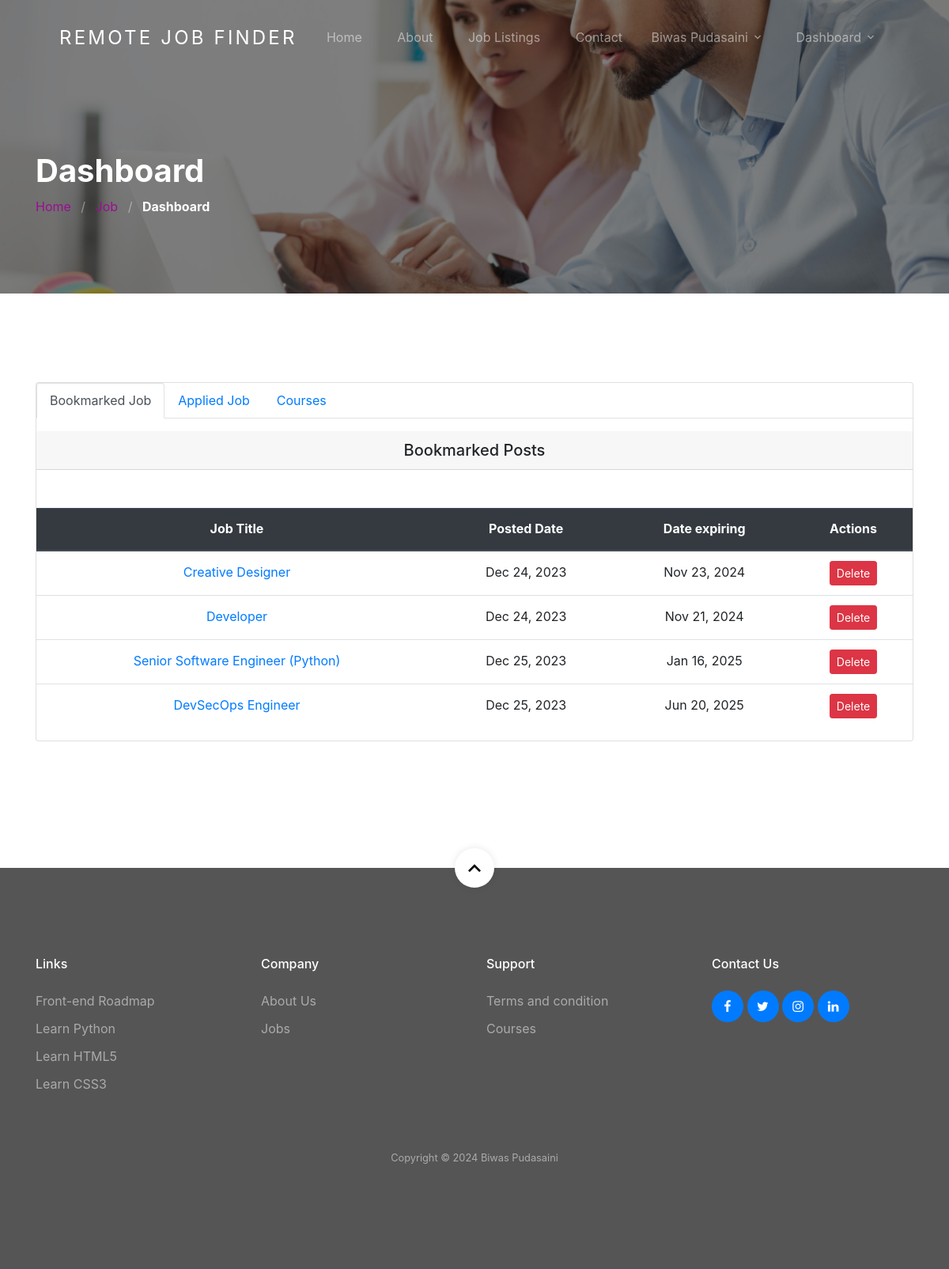
Before: /dashboard/ (signed in) with the older database file.
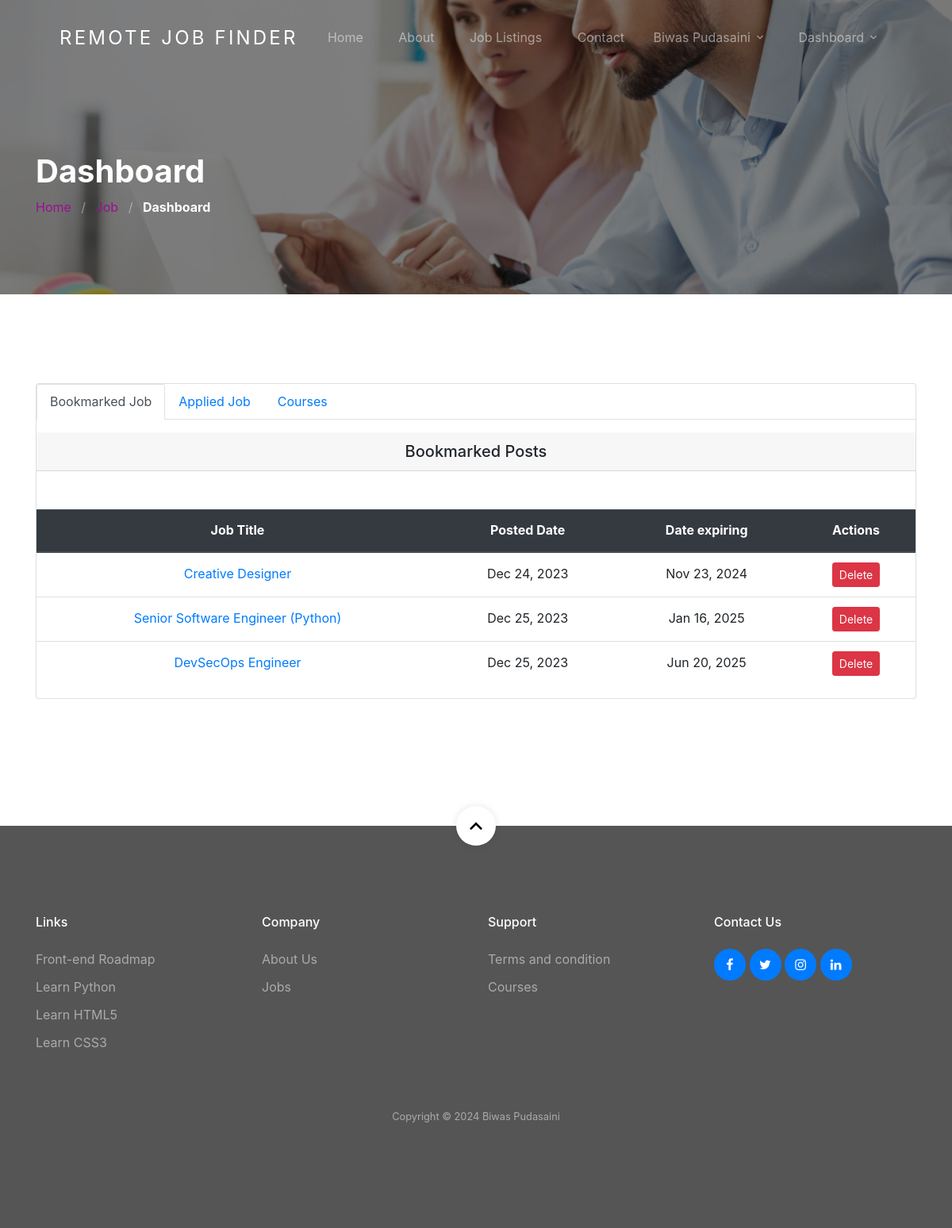
After: the same page with the newer database file.
### account/models.py (models this page shows, shortened)
class User(AbstractUser):
    username = None
    email = models.EmailField(unique=True, blank=False,
                              error_messages={
                                  'unique': "A user with that email already exists.",
                              })
    role = models.CharField(choices=ROLE,  max_length=10)
    gender = models.CharField(choices=JOB_TYPE, max_length=1)
    phone_number = models.CharField(max_length=10, null=True, blank=True)  # Store phone number as a string
    pdf_document = models.FileField(upload_to='pdf_documents/')
    photo=models.ImageField(upload_to='images',null=True, blank=True, default='images/default_image.png')
    USERNAME_FIELD = "email"
    REQUIRED_FIELDS = []
    objects = CustomUserManager()

### jobapp/models.py (models this page shows, shortened)
class BookmarkJob(models.Model):
    user = models.ForeignKey(User, on_delete=models.CASCADE)
    job = models.ForeignKey(Job, on_delete=models.CASCADE)
    timestamp = models.DateTimeField(auto_now=True, auto_now_add=False)

class Job(models.Model):
    user = models.ForeignKey(User, related_name='User', on_delete=models.CASCADE)
    title = models.CharField(max_length=300)
    description = RichTextField()
    tags = TaggableManager()
    location = models.CharField(max_length=300)
    job_type = models.CharField(choices=JOB_TYPE, max_length=1)
    category = models.ForeignKey(Category,related_name='Category', on_delete=models.CASCADE)
    salary = models.CharField(max_length=30, blank=True)
    company_name = models.CharField(max_length=300)
    company_description = RichTextField(blank=True, null=True)
    url = models.URLField(max_length=200)
    last_date = models.DateField()
    is_published = models.BooleanField(default=False)
    is_closed = models.BooleanField(default=False)
    timestamp = models.DateTimeField(auto_now=True)

### jobapp/views.py (the view)
# urls.py: path('dashboard/', views.dashboard_view, name='dashboard'),
@login_required(login_url=reverse_lazy('account:login'))
def dashboard_view(request):
    jobs = []
    savedjobs = []
    appliedjobs = []
    appliedcourses=[]
    total_applicants = {}
    if request.user.role == 'employer':
        jobs = Job.objects.filter(user=request.user.id)
        for job in jobs:
            count = Applicant.objects.filter(job=job.id).count()
            total_applicants[job.id] = count
    if request.user.role == 'employee':
        savedjobs = BookmarkJob.objects.filter(user=request.user.id)
        appliedjobs = Applicant.objects.filter(user=request.user.id)
        appliedcourses = Enrollment.objects.filter(user=request.user.id)
    context = {
        'jobs': jobs,
        'savedjobs': savedjobs,
        'appliedjobs': appliedjobs,
        'appliedcourses':appliedcourses,
        'total_applicants': total_applicants
    }
    return render(request, 'jobapp/dashboard.html', context)

### template/jobapp/dashboard.html (shortened to what this page needs)
{% extends 'base.html' %}
{% load static %}
{% load get_total_applicant %}
{% block content %}
<section class="section-hero overlay inner-page bg-image"
    style="background-image: url('{% static 'images/bgrr.jpg' %}');" id="home-section">
    <div class="container">
        <div class="row">
            <div class="col-md-7">
                <h1 class="text-white font-weight-bold">Dashboard</h1>
                <div class="custom-breadcrumbs">
                    <a href="{% url 'jobapp:home' %}">Home</a> <span class="mx-2 slash">/</span>
                    <a href="{% url 'jobapp:job-list' %}">Job</a> <span class="mx-2 slash">/</span>
                    <span class="text-white"><strong>Dashboard</strong></span>
                </div>
            </div>
        </div>
    </div>
</section>
<section class="site-section">
    <div class="container">
        <div class="row">
            <div class="col-lg-12 mb-5">
                <div class="card">
                    {% if user.role == "employer" %}
                    <h5 class="card-header text-center">My All Job</h5>
                    {% if jobs %}
                    <table class="table text-center mt-5">
                        <thead class="thead-dark">
                            <tr>
                                <th>Job Title</th>
                                <th>Posted Date</th>
                                <th>Date expiring</th>
                                <th>Status</th>
                                <th>Applicants</th>
                                <th>Actions</th>
                            </tr>
                        </thead>
                        <tbody>
                            {% for job in jobs %}
                            <tr id="row_{{ job.id }}">
                                <td class="text-left"><a href="{% url 'jobapp:single-job' job.id %}">{{ job.title }}</a></td>
                                <td>{{ job.timestamp | date:'M d, Y'  }}</td>
                                <td>{{ job.last_date | date:'M d, Y' }}</td>
                                <td>
                                    {% if job.is_published == True %}
                                        <span class="badge badge-info">Published</span>
                                    {% else %}
                                        <span class="badge badge-danger px-2">Pending</span>
                                    {% endif %}
                                </td>
                                <td>
                                    {% get_total_applicant total_applicants job as is_applicant %}
                                    {% if is_applicant %}
                                    <a href="{% url 'jobapp:applicants' job.id %}">
                                        <i class="fa fa-users"></i>
                                        <span class="badge badge-success text-white">
                                            {% if is_applicant > 1 %}
                                            {% get_total_applicant total_applicants job %} Applicants
                                            {% else %}
                                            {% get_total_applicant total_applicants job %} Applicant
                                            {% endif %}
                                        </span>
                                    </a>
                                    {% endif %}
                                </td>
                                <td>
                                    <a class="btn btn-info btn-sm" href="{% url 'jobapp:edit-job' job.id %}"
                                        role="button">Edit</a>
                                    {% if job.is_published == True %}
                                        {% if job.is_closed == False %}
                                        <span id="change_job_status_{{ job.id }}">
                                            <button onclick="call_sw_alert_func('{% url 'jobapp:complete' job.id %}','{{ job.id }}', 'Once Clicked, Your Post Will Marked Completed')" class="text-white btn btn-success btn-sm" >Make Close</button>
                                        </span>
                                        {% else %}
                                        <a class="text-white btn btn-success btn-sm"
                                        role="button">Closed</a>
                                        {% endif %}
                                        {% endif %}
                                    <button onclick="call_sw_alert_func('{% url 'jobapp:delete' job.id %}','{{ job.id }}','Once Deleted, You Will Not be Able To Recover This Post!')" class="btn btn-danger btn-sm">Delete</button>
                                    </td>
                            </tr>
                            {% endfor %}
                        </tbody>
                    </table>
                    {% else %}
                    <p class="m-5">You have not any job yet !! <a href="{% url 'jobapp:create-job' %}">Create a new one.</a></p>
                    {% endif %}
                    {% elif user.role == "employee" %}
                    <ul class="mb-3 nav nav-tabs" id="myTab" role="tablist">
                        <li class="nav-item">
                            <a class="nav-link active" id="home-tab" data-toggle="tab" href="#home" role="tab" aria-controls="home" aria-selected="true">Bookmarked Job</a>
                        </li>
                        <li class="nav-item">
                            <a class="nav-link" id="profile-tab" data-toggle="tab" href="#profile" role="tab" aria-controls="profile" aria-selected="false">Applied Job</a>
                        </li>
                        <li class="nav-item">
                            <a class="nav-link" id="course-tab" data-toggle="tab" href="#course" role="tab" aria-controls="course" aria-selected="false">Courses</a>
                        </li>
                    </ul>
                    <div class="tab-content" id="myTabContent">
                        <div class="tab-pane fade show active" id="home" role="tabpanel" aria-labelledby="home-tab">
                            <h5 class="card-header text-center">Bookmarked Posts</h5>
                            {% if savedjobs %}
                                <table class="table text-center mt-5">
                                    <thead class="thead-dark">
                                        <tr>
                                            <th>Job Title</th>
                                            <th>Posted Date</th>
                                            <th>Date expiring</th>
                                            <th>Actions</th>
                                        </tr>
                                    </thead>
                                    <tbody>
                                        {% for job in savedjobs %}
                                            <tr id="row_{{ job.id }}">
                                                <td><a href="{% url 'jobapp:single-job' job.job.id %}">{{ job.job.title }}</a></td>
                                                <td>{{ job.timestamp | date:'M d, Y' }}</td>
                                                <td>{{ job.job.last_date | date:'M d, Y' }}</td>
                                                <td>
                                                    <button onclick="call_sw_alert_func('{% url 'jobapp:delete-bookmark' job.id %}','{{ job.id }}','Once Deleted, This Post Will Remove From Your Favourite List!')" class="btn btn-danger btn-sm">Delete</button>
                                                </td>
                                            </tr>
                                        {% endfor %}
                                    </tbody>
                                </table>
                            {% else %}
                                <p class="m-5">You have not any save job yet !! </p>
                            {% endif %}
                        </div>
                    </div>
                    {% endif %}
                </div>
            </div>
        </div>
    </div>
    </div>
{% endblock %}

### template/header.html (shortened to what this page needs)
<div class="site-wrap">
  <header class="site-navbar mt-3">
    <div class="container-fluid">
      <div class="row align-items-center">
        <div class="site-logo col-6"><a href="{% url 'jobapp:home' %}">Remote Job Finder</a></div>
        <nav class="mx-auto site-navigation">
          <ul class="site-menu js-clone-nav d-none d-xl-block ml-0 pl-0">
            <li><a href="{% url 'jobapp:home' %}" class="nav-link">Home</a></li>
            <li><a href="{% url 'jobapp:about_us' %}">About</a></li>
            <li><a href="{% url 'jobapp:job-list' %}">Job Listings</a></li>
            <li><a href="{% url 'jobapp:contact_us' %}">Contact</a></li>
          </ul>
        </nav>
        <div class="right-cta-menu text-right d-flex aligin-items-center col-6">
          <div class="ml-auto">
            <div class="site-navigation fix">
              <ul class="site-menu js-clone-nav d-none d-xl-block ml-0 pl-0">
                {% if user.is_authenticated and user.role == 'employer'  %}
                <a href="{% url 'jobapp:create-job' %}"
                  class="js-clone-nav pr-3 btn btn-outline-white border-width-2 d-none d-lg-inline-block"><span
                    class="mr-2 icon-add"></span>Publish Job</a>
                <li class="pr-3 has-children">
                  <a>Dashboard</a>
                  <ul class="dropdown">
                    <li><a>Vendor: {{ user.first_name }}</a></li>
                    <li><a href="{% url 'jobapp:dashboard' %}">My Jobs</a></li>
                    <li><a href="{% url 'account:change_password' %}">Change Password</a></li>
                    <li><a href="#" onclick="showLogoutAlert()">Logout</a></li>
                  </ul>
                </li>
                {% elif user.is_authenticated %}
                <li class="pr-3 has-children">
                  <a>{{ user.first_name }} {{ user.last_name }}</a>
                </li>
                <li class="pr-3 has-children">
                  <a>Dashboard</a>
                </li>
                {% endif %}
              </ul>
            </div>
          </div>
        </div>
      </div>
    </div>
  </header>

Changed rows visible on the page:
removed BookmarkJob: job "Developer", timestamp "Dec 24, 2023", job.last_date "Nov 21, 2024"
